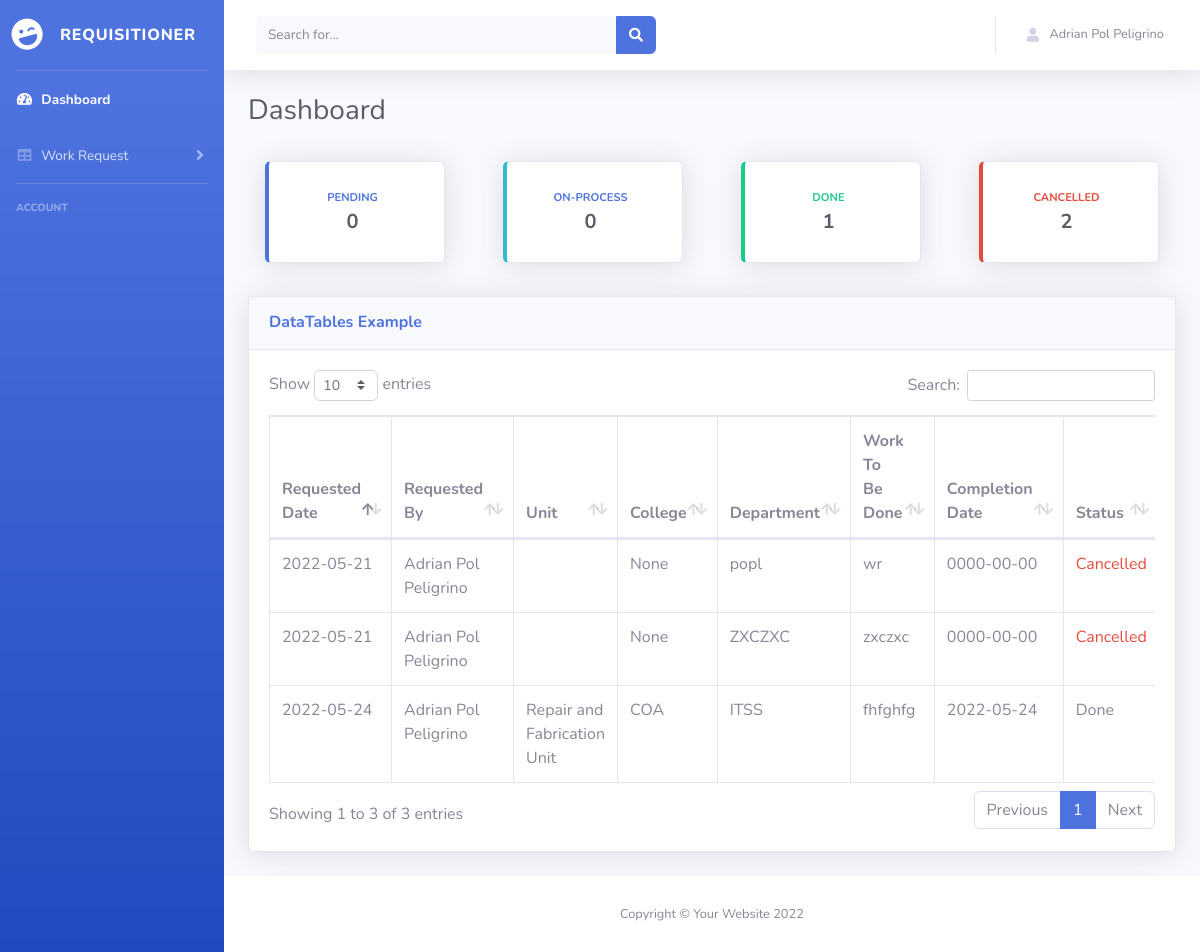
The page /dashboard/user/index.php (signed in) on the database its author committed.
### tables this page shows
CREATE TABLE `requests_tbl` (
  `request_id` int(11) NOT NULL,
  `user_id` int(11) NOT NULL,
  `unit` varchar(100) NOT NULL,
  `unit_head` varchar(100) NOT NULL,
  `college` varchar(50) NOT NULL,
  `department` varchar(100) NOT NULL,
  `requested_by` varchar(100) NOT NULL,
  `work_to_be_done` varchar(100) NOT NULL,
  `quantity` int(10) NOT NULL,
  `unit_cost` int(10) NOT NULL,
  `total_cost` int(10) NOT NULL,
  `labor_needed` int(11) NOT NULL,
  `requested_date` date NOT NULL,
  `requested_month` varchar(10) NOT NULL,
  `completion_date` date NOT NULL,
  `status` varchar(10) NOT NULL
);

### functions.php (called while the page is built, shortened)
<?php
  class Functions {
    function __construct() {
      $conn = mysqli_connect(DB_SERVER,DB_USERNAME,DB_PASSWORD,DB_NAME);
      $this->dbh = $conn;
    }
    function fetchRequestUserId($userId) {
      $result = mysqli_query($this->dbh, "SELECT * FROM requests_tbl WHERE user_id = '$userId'");
      return $result;
    }
  }
?>

### dashboard/user/index.php (the view, shortened to what this page needs)
<?php
    include_once("../.././functions.php");
    $functions = new Functions();
    if (isset($_SESSION['user_id'])) {
        $userId = $_SESSION['user_id'];
    }
    if (isset($_SESSION['first_name'])) {
        $firstName = $_SESSION['first_name'];
    }
    if (isset($_SESSION['last_name'])) {
        $lastName = $_SESSION['last_name'];
    }
?>
<!DOCTYPE html>
<html lang="en">
<head>
    <link href="../.././vendor/fontawesome-free/css/all.min.css" rel="stylesheet" type="text/css">
    <link href="../.././css/sb-admin-2.min.css" rel="stylesheet">
    <link href="../.././vendor/datatables/dataTables.bootstrap4.min.css" rel="stylesheet">
</head>
<body id="page-top">
    <div id="wrapper">
        <ul class="navbar-nav bg-gradient-primary sidebar sidebar-dark accordion" id="accordionSidebar">
            <a class="sidebar-brand d-flex align-items-center justify-content-center">
                <div class="sidebar-brand-icon rotate-n-15">
                    <i class="fas fa-laugh-wink"></i>
                </div>
                <div class="sidebar-brand-text mx-3">REQUISITIONER</div>
            </a>
            <hr class="sidebar-divider my-0">
            <li class="nav-item active">
                <a class="nav-link" href="index.php">
                    <i class="fas fa-fw fa-tachometer-alt"></i>
                    <span>Dashboard</span>
                </a>
            </li>
            <li class="nav-item">
                <a class="nav-link collapsed" href="#" data-toggle="collapse" data-target="#collapseTwo"
                    aria-expanded="true" aria-controls="collapseTwo">
                    <i class="fas fa-fw fa-table"></i>
                    <span>Work Request</span>
                </a>
            </li>
            <hr class="sidebar-divider">
            <div class="sidebar-heading">
                Account
            </div>
        </ul>
        <div id="content-wrapper" class="d-flex flex-column">
            <div id="content">
                <nav class="navbar navbar-expand navbar-light bg-white topbar mb-4 static-top shadow">
                    <form
                        class="d-none d-sm-inline-block form-inline mr-auto ml-md-3 my-2 my-md-0 mw-100 navbar-search">
                        <div class="input-group">
                            <input type="text" class="form-control bg-light border-0 small" placeholder="Search for..."
                                aria-label="Search" aria-describedby="basic-addon2">
                            <div class="input-group-append">
                                <button class="btn btn-primary" type="button">
                                    <i class="fas fa-search fa-sm"></i>
                                </button>
                            </div>
                        </div>
                    </form>
                    <ul class="navbar-nav ml-auto">
                        <li class="nav-item dropdown no-arrow">
                            <a class="nav-link dropdown-toggle" href="#" id="userDropdown" role="button"
                                data-toggle="dropdown" aria-haspopup="true" aria-expanded="false">
                                <i class="fas fa-user fa-sm fa-fw mr-2 text-gray-400"></i>
                                <span class="mr-2 d-none d-lg-inline text-gray-600 small"><?= $firstName . ' ' . $lastName?></span>
                            </a>
                        </li>
                    </ul>
                </nav>
                <div class="container-fluid">
                    <div class="d-sm-flex align-items-center justify-content-between mb-4">
                        <h1 class="h3 mb-0 text-gray-800">Dashboard</h1>
                    </div>
                    <div class="row">
                        <div class="col-xl-3 col-md-6 mb-4">
                            <button class="btn btn-lg w-100" id="Pending">
                            <div class="card border-left-primary shadow h-100 py-2">
                                    <div class="card-body">
                                        <div class="row no-gutters align-items-center">
                                            <div class="col mr-2">
                                                <div class="text-xs font-weight-bold text-primary text-uppercase mb-1">
                                                    Pending</div>
                                                <div class="h5 mb-0 font-weight-bold text-gray-800">
                                                    <?php
                                                        $fetchRequestPendingByUserId = $functions->fetchRequestPendingByUserId($userId);
                                                        $rowcount = mysqli_num_rows($fetchRequestPendingByUserId);
                                                        printf($rowcount);
                                                    ?>
                                                </div>
                                            </div>
                                        </div>
                                    </div>
                                </div>
                            </button>
                        </div>
                        <div class="col-xl-3 col-md-6 mb-4">
                            <button class="btn btn-lg w-100" id="onProcess">
                            <div class="card border-left-info shadow h-100 py-2">
                                    <div class="card-body">
                                        <div class="row no-gutters align-items-center">
                                            <div class="col mr-2">
                                                <div class="text-xs font-weight-bold text-primary text-uppercase mb-1">
                                                    On-Process</div>
                                                <div class="h5 mb-0 font-weight-bold text-gray-800">
                                                    <?php
                                                        $fetchRequestOnProcessByUserId = $functions->fetchRequestOnProcessByUserId($userId);
                                                        $rowcount = mysqli_num_rows($fetchRequestOnProcessByUserId);
                                                        printf($rowcount);
                                                    ?>
                                                </div>
                                            </div>
                                        </div>
                                    </div>
                                </div>
                            </button>
                        </div>
                        <div class="col-xl-3 col-md-6 mb-4">
                            <button class="btn btn-lg w-100" id="done">
                                <div class="card border-left-success shadow h-100 py-2">
                                    <div class="card-body">
                                        <div class="row no-gutters align-items-center">
                                            <div class="col mr-2">
                                                <div class="text-xs font-weight-bold text-success text-uppercase mb-1">
                                                    Done
                                                </div>
                                                <div class="h5 mb-0 font-weight-bold text-gray-800">
                                                    <?php
                                                        $fetchRequestDoneByUserId = $functions->fetchRequestDoneByUserId($userId);
                                                        $rowcount = mysqli_num_rows($fetchRequestDoneByUserId);
                                                        printf($rowcount);
                                                    ?>
                                                </div>
                                            </div>
                                        </div>
                                    </div>
                                </div>
                            </button>
                        </div>
                        <div class="col-xl-3 col-md-6 mb-4">
                            <button class="btn btn-lg w-100" id="cancelled">
                                <div class="card border-left-danger shadow h-100 py-2">
                                    <div class="card-body">
                                        <div class="row no-gutters align-items-center">
                                            <div class="col mr-2">
                                                <div class="text-xs font-weight-bold text-danger text-uppercase mb-1">
                                                    Cancelled
                                                </div>
                                                <div class="h5 mb-0 font-weight-bold text-gray-800">
                                                    <?php
                                                        $fetchRequestCancelledByUserId = $functions->fetchRequestCancelledByUserId($userId);
                                                        $rowcount = mysqli_num_rows($fetchRequestCancelledByUserId);
                                                        printf($rowcount);
                                                    ?>
                                                </div>
                                            </div>
                                        </div>
                                    </div>
                                </div>
                            </button>
                        </div>
                    </div>
                    <div class="card shadow mb-4">
                        <div class="card-header py-3">
                            <h6 class="m-0 font-weight-bold text-primary">DataTables Example</h6>
                        </div>
                        <div class="card-body">
                            <div class="table-responsive">
                                <table class="table table-bordered" id="dataTable" width="100%" cellspacing="0">
                                    <thead>
                                        <tr>
                                            <th>Requested Date</th>
                                            <th>Requested By</th>
                                            <th>Unit</th>
                                            <th>College</th>
                                            <th>Department</th>
                                            <th>Work To Be Done</th>
                                            <th>Completion Date</th>
                                            <th>Status</th>
                                        </tr>
                                    </thead>
                                    <tbody>
                                        <?php
                                            $fetchRequestUserId = $functions->fetchRequestUserId($userId);
                                            while($row = mysqli_fetch_array($fetchRequestUserId)) {
                                        ?>
                                        <tr>
                                            <td><?= $row['requested_date'] ?></td>
                                            <td><?= $row['requested_by'] ?></td>
                                            <td><?= $row['unit'] ?></td>
                                            <td><?= $row['college'] ?></td>
                                            <td><?= $row['department'] ?></td>
                                            <td><?= $row['work_to_be_done'] ?></td>
                                            <td><?= $row['completion_date'] ?></td>
                                            <td>
                                                <?php
                                                    if ($row['status'] == 'Cancelled') {
                                                        echo '<p class="text-danger">Cancelled</p>';
                                                    } else {
                                                        echo $row['status'];
                                                    }
                                                ?>
                                            </td>
                                        </tr>
										<?php } ?>
                                    </tbody>
                                </table>
                            </div>
                        </div>
                    </div>
                </div>
            </div>
            <footer class="sticky-footer bg-white">
                <div class="container my-auto">
                    <div class="copyright text-center my-auto">
                        <span>Copyright &copy; Your Website 2022</span>
                    </div>
                </div>
            </footer>
        </div>
    </div>
</body>
</html>

### rows shown on the page
requests_tbl: requested_date "2022-05-21", requested_by "Adrian Pol Peligrino", college "None", department "popl", work_to_be_done "wr", completion_date "0000-00-00", status "Cancelled"
requests_tbl: requested_date "2022-05-21", requested_by "Adrian Pol Peligrino", college "None", department "ZXCZXC", work_to_be_done "zxczxc", completion_date "0000-00-00", status "Cancelled"
requests_tbl: requested_date "2022-05-24", requested_by "Adrian Pol Peligrino", unit "Repair and Fabrication Unit", college "COA", department "ITSS", work_to_be_done "fhfghfg", completion_date "2022-05-24", status "Done"

### other values the page prints
$firstName "Adrian Pol"
$lastName "Peligrino"
